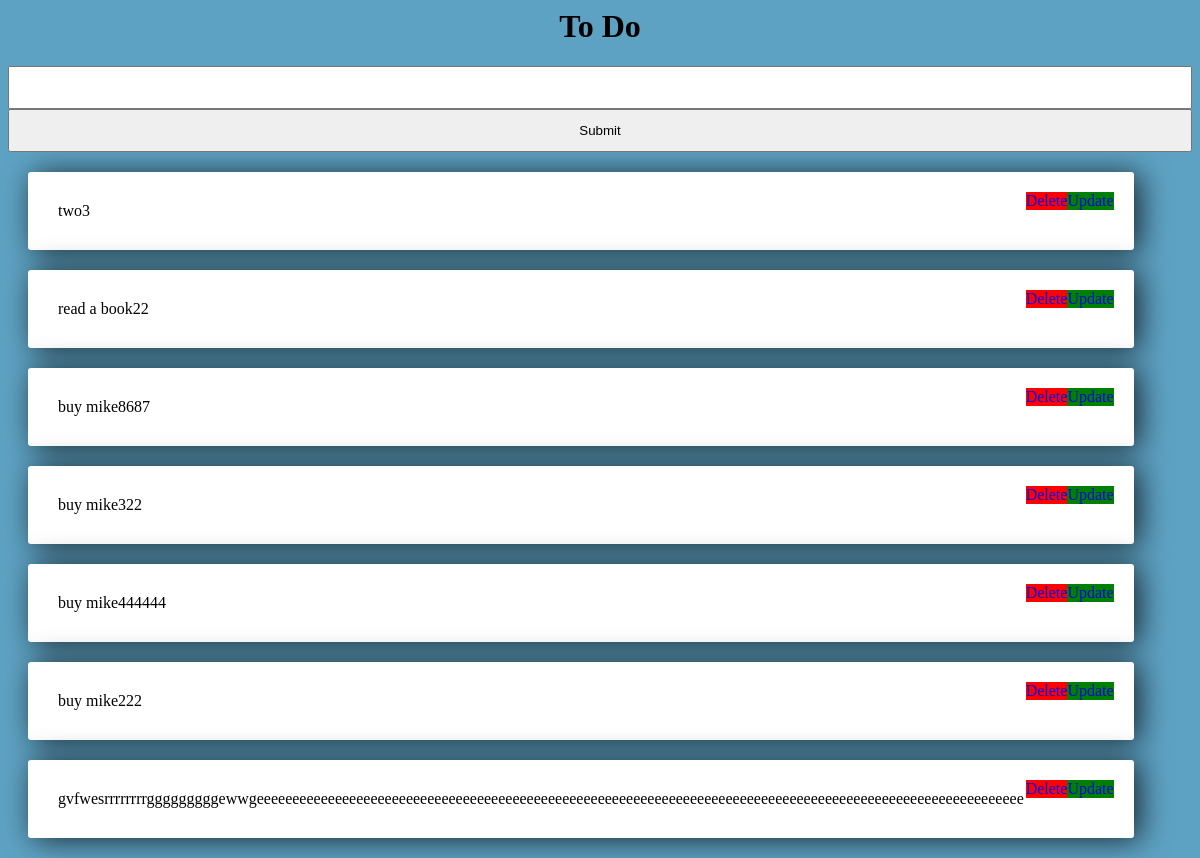
The page / on the database its author committed.
### tasks/models.py (models this page shows)
class Task(models.Model):
    title = models.CharField(max_length=200)
    complete = models.BooleanField(default=False)
    created = models.DateTimeField(auto_now_add=True)
    def __str__(self):
        return self.title

### tasks/views.py (the view)
# urls.py: path('', views.index,name="list"),
def index(request):
    tasks = Task.objects.all()
    form = TaskForm()
    if request.method == 'POST':
        form = TaskForm(request.POST)
        if form.is_valid():
            form.save()
        return redirect('/')
    context = {'tasks': tasks, 'form': form}
    return render(request, 'tasks/list.html', context)

### tasks/forms.py
class TaskForm(forms.ModelForm):
    class Meta:
        model = Task
        fields = '__all__'

### tasks/templates/tasks/list.html (shortened to what this page needs)
<h1>To Do</h1>
<form method="POST" action="/">
    {{form.title}}
    <input type="submit" name="create task">
</form>
{% for task in tasks%}
   <div class="center-column">
       <a class="btn" href="{% url 'update' task.id%}">Update</a>
       <a class="btn-red" href="{% url 'delete' task.id%}">Delete</a>
       {% if task.complete == True %}
       <strike>{{task}}</strike>
       {% else %}
        <p class="item-row" >{{task}}</p>
       {% endif %}
   </div>
{% endfor %}

### tasks/templates/tasks/list.html (style rules this page uses)
h1 { text-align: center; }
input { width: 100%; padding: 12px 20px; margin:8px 0: box-sizing:border-box; }
.btn { background-color: green; text-decoration:none; float: right; }
.btn-red { background-color: red; text-decoration:none; float: right; }
.center-column { width:90%; margin:20px; padding:20px; background-color:#fff; border-radius:3px; box-shadow: 6px 2px 30px 0px rgba(0,0,0,0.75); }
.item-row { border-radius: 3px; margin:5px; padding:5px; background-color:#fff; font-size:16px; }

### rows shown on the page
Task: title "two3"
Task: title "read a book22"
Task: title "buy mike8687"
Task: title "buy mike322"
Task: title "buy mike444444"
Task: title "buy mike222"
Task: title "gvfwesrrrrrrrrgggggggggewwgeeeeeeeeeeeeeeeeeeeeeeeeeeeeeeeeeeeeeeeeeeeeeeeeeeeeeeeeeeeeeeeeeeeeeeeeeeeeeeeeeeeeeeeeeeeeeeeeeeeeeeeeeeee"
